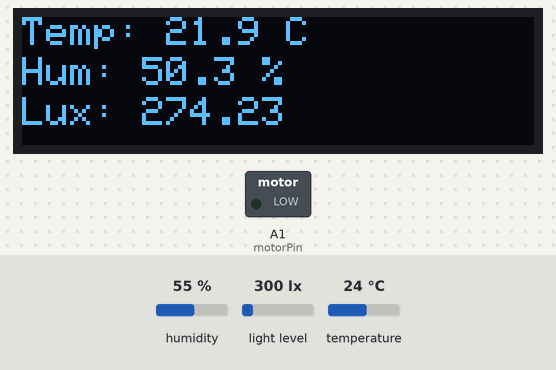
A program run on a simulated Adafruit Feather M0. On the bench: 128×32 one-colour display, switched loads named in the program (green lamp = pin HIGH). Inputs (shaded band) come from the test bench; at power-on: light level 300 lx, humidity 55 %, temperature 24 °C. The display library's start-up logo is not drawn; what the program prints to the serial monitor is not drawn.

Above: at 1.77 s.
1.8 s: light level set to 105 lx
At 1.89 s:
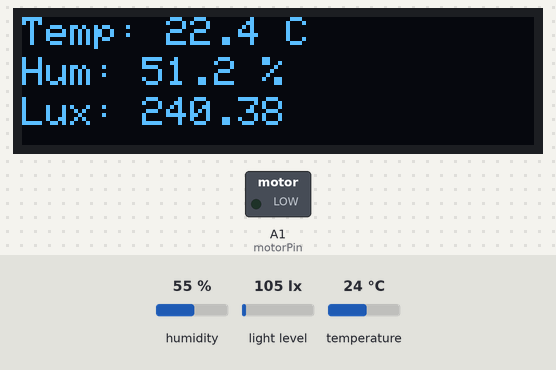
3.6 s: light level set to 99 lx
At 4.67 s:
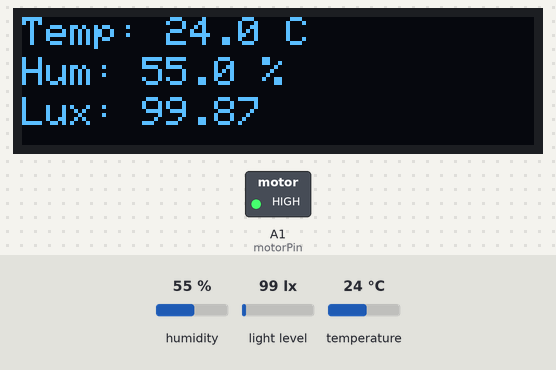
6.4 s: humidity set to 22 %
At 6.52 s:
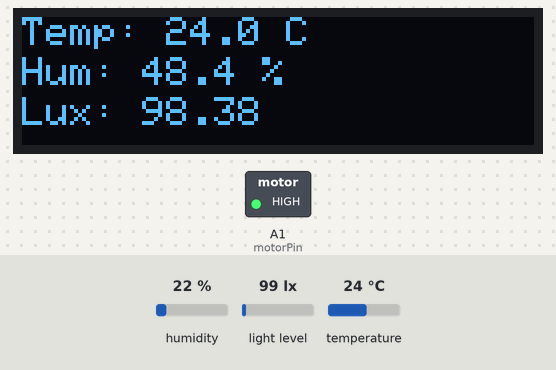
7.9 s: temperature set to 12 °C
At 8.03 s:
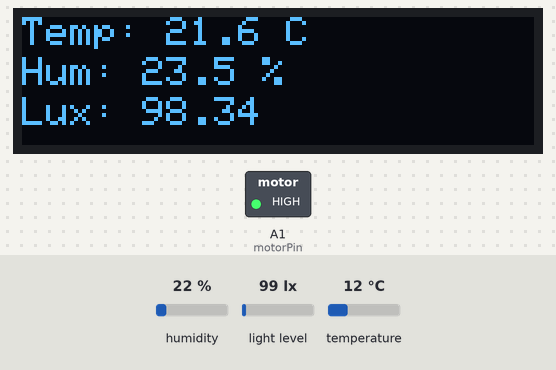
9.4 s: temperature set to 19 °C
At 12.4 s:
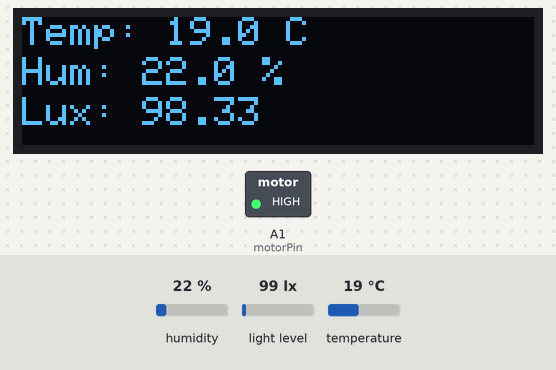
Timing chart, 0 to 13.4 s (numbered marks = the images above; inputs shaded):
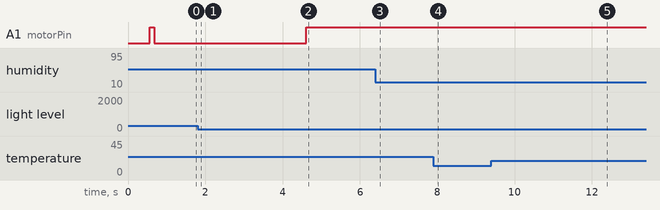

The program:

main.cpp
```cpp
#include <Arduino.h>

#include <Wire.h>
#include <Adafruit_SSD1306.h>
#include <Adafruit_VEML7700.h>
#include <Adafruit_Sensor.h>
#include <Adafruit_BME280.h>


// VEML7700 Lux sensor setup
Adafruit_VEML7700 veml = Adafruit_VEML7700();

// OLED display setup
Adafruit_SSD1306 display(128, 32, &Wire);

// BME280 sensor setup
Adafruit_BME280 bme;

// Vibration motor pin
const int motorPin = A1;

// Filter coefficients
float alpha = 0.2;
float filteredTemperature = 0.0;
float filteredHumidity = 0.0;
float filteredLux = 0.0;

void setup() {
  Wire.begin();
  Serial.begin(9600);

  // Initialize BME280
  if (!bme.begin(0x76)) {
    Serial.println("Could not find a valid BME280 sensor, check wiring!");
    while (1);
  }

  // Initialize VEML7700
  if (!veml.begin()) {
    Serial.println("No VEML7700 sensor found... check your wiring?");
    while (1);
  }

  // Initialize SSD1306 OLED display
  if (!display.begin(SSD1306_SWITCHCAPVCC, 0x3C)) {
    Serial.println(F("SSD1306 allocation failed"));
    for (;;);
  }
  display.display();
  delay(500);
  display.setTextSize(1);
  display.setTextColor(WHITE);

  // Configure VEML7700 settings
  veml.setGain(VEML7700_GAIN_1);
  veml.setIntegrationTime(VEML7700_IT_100MS);

  // Initialize the vibration motor pin as output
  pinMode(motorPin, OUTPUT);
}

void loop() {
  // Read data from BME280
  float temperature = bme.readTemperature();
  float humidity = bme.readHumidity();

  // Read lux from VEML7700
  float lux = veml.readLux();

  // Apply exponential decay filter
  filteredTemperature = alpha * temperature + (1 - alpha) * filteredTemperature;
  filteredHumidity = alpha * humidity + (1 - alpha) * filteredHumidity;
  filteredLux = alpha * lux + (1 - alpha) * filteredLux;

  // Display filtered data on OLED
  display.clearDisplay();
  display.setCursor(0,0);
  display.print("Temp: ");
  display.print(filteredTemperature, 1);
  display.print(" C");
  display.setCursor(0, 10);
  display.print("Hum: ");
  display.print(filteredHumidity, 1);
  display.print(" %");
  display.setCursor(0, 20);
  display.print("Lux: ");
  display.print(filteredLux);
  display.display();

  // Print the same data to the serial monitor
  Serial.print("Temp: ");
  Serial.print(filteredTemperature, 1);
  Serial.print(" C, Hum: ");
  Serial.print(filteredHumidity, 1);
  Serial.print(" %, Lux: ");
  Serial.println(filteredLux);

  if (filteredLux < 100) {
    digitalWrite(motorPin, HIGH);
  } else {
    digitalWrite(motorPin, LOW);
  }

  delay(100);
}
```

Measured:
- the behaviour switches between 100 and 99 lx on light level (found by bisection; images 1 and 2)
- after the input at 3.6 s, A1 (motorPin): LOW → HIGH after 1.0 s
